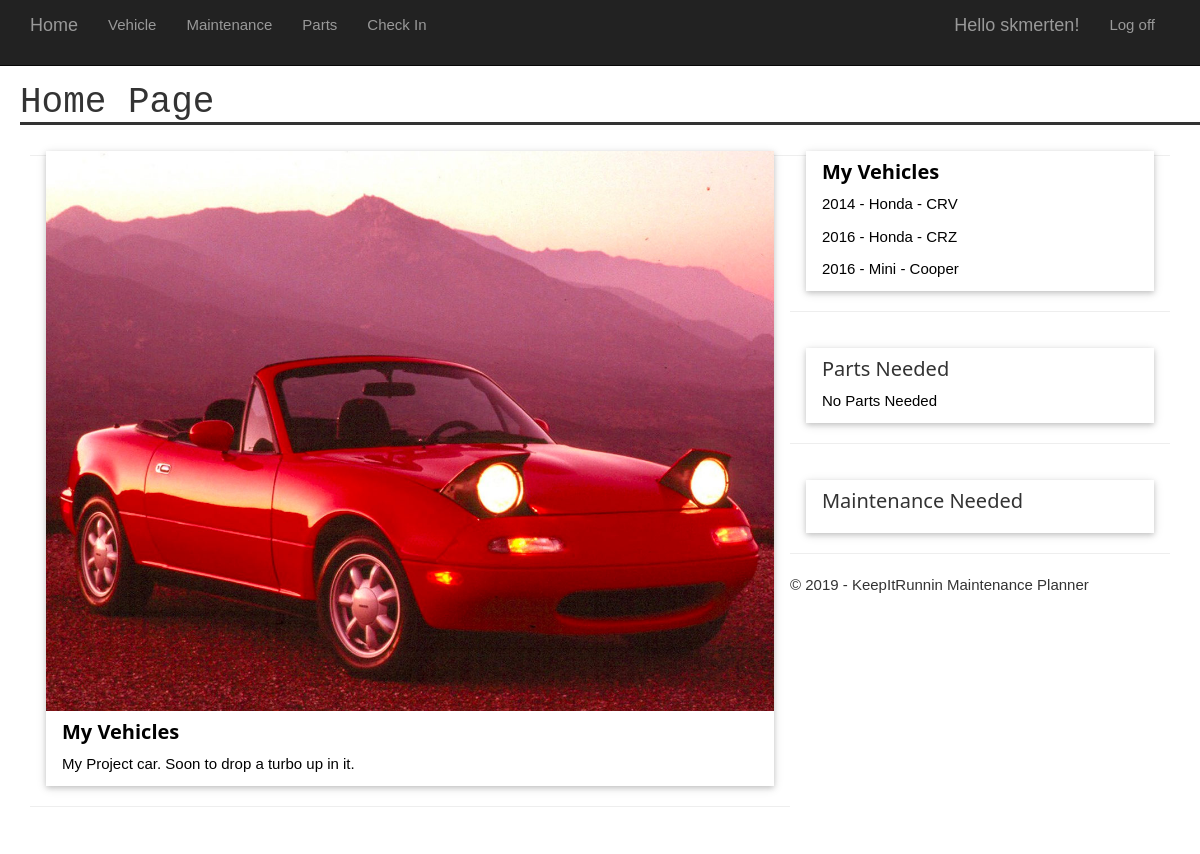
The app's page / (signed in), older data.
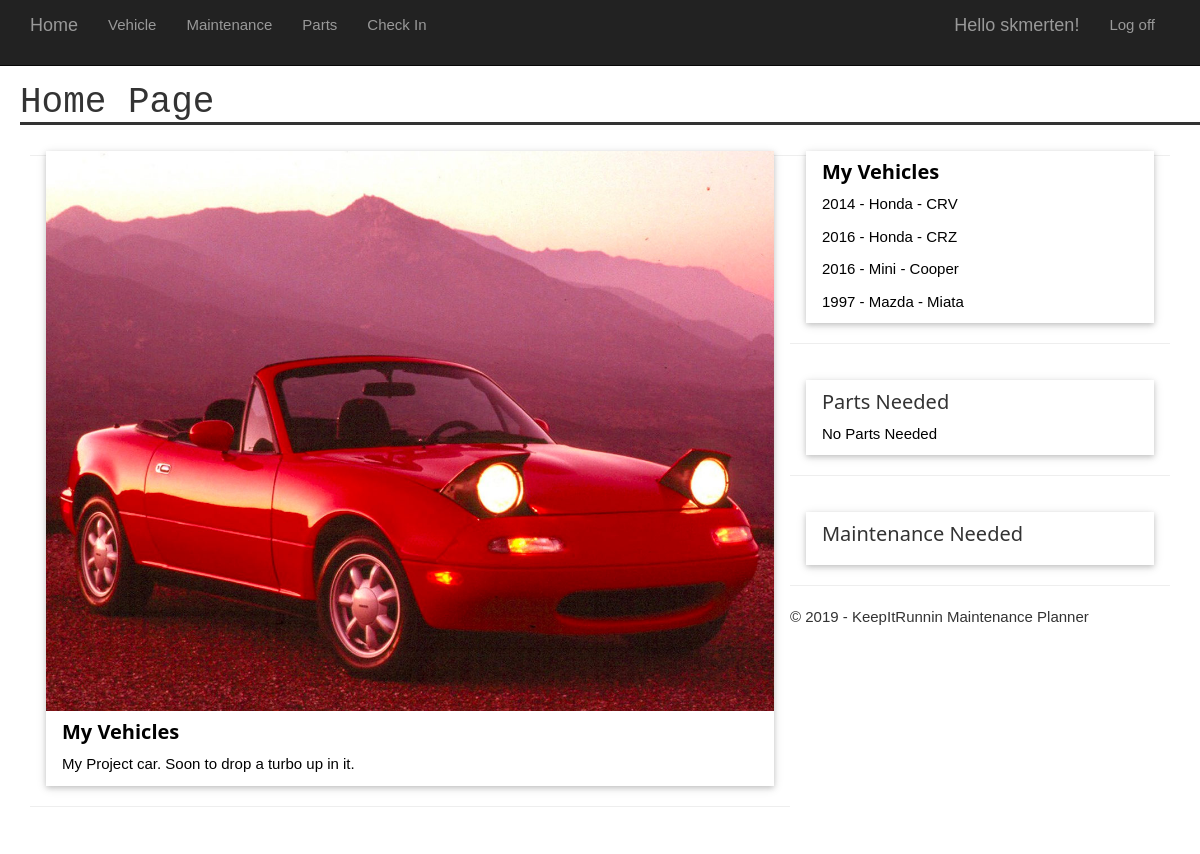
The same page, newer data.
### app/models.py (models this page shows, shortened)
class Vehicle(models.Model):
    user = models.ForeignKey(User, on_delete=models.CASCADE)
    year = models.IntegerField(max_length=None)
    make = models.CharField(max_length=100)
    model = models.CharField(max_length=100)
    trim = models.CharField(max_length=100)
    mileage = models.IntegerField(max_length=None)
    vehicle_creation = models.DateTimeField(auto_now_add=True)

### app/views.py (the view, shortened to what this page needs)
# urls.py: path('', app.views.newHome, name='newHome'),
def newHome(request):
    if request.user.is_authenticated:
        parts = Part.objects.filter(status = 0)
        maintenance = Maintenance_History.objects.filter(maintenance__vehicle__user=request.user)
        vehicles = Vehicle.objects.filter(user = request.user)
        assert isinstance(request, HttpRequest)
        return render(
            request,
            'app/home.html',
            {
                'title':'Home Page',
                'year':datetime.now().year,
                'parts':parts,
                'maintenance':maintenance,
                'vehicles':vehicles
            }
        )

### app/templates/app/home.html (shortened to what this page needs)
{% extends "app/layout.html" %}
{% block content %}
<div class="w3-col l8 s12">
    <div class="w3-card w3-margin w3-margin-top">
    <img src="/static/app/imgs/NA-Miata.jpg" style="max-height:100%; max-width:100%">
        <div class="w3-container w3-white">
            <h4><b>My Vehicles</b></h4>
            <p>My Project car. Soon to drop a turbo up in it.</p>
        </div>
    </div><hr>
</div>
<div class="w3-col l4">
    <div class="w3-card w3-margin w3-margin-top">
        <div class="w3-container w3-white">
            <h4><b>My Vehicles</b></h4>
            {% if vehicles %}
                {% for vehicle in vehicles %}
                    <p>{{vehicle.year}} - {{vehicle.make}} - {{vehicle.model}}</p>
                {% endfor %}
            {% else %}
                <p>You don't have any vehicles yet. Add one in the vehicle menu!</p>
            {% endif %}
        </div>
    </div><hr>
</div>
<div>
    <div class="w3-col l4">
        <div class="w3-card w3-margin w3-margin-top">
        <header class="w3-container"><h4>Parts Needed</h4></header>
            <div class="w3-container w3-white">
                {% if parts %}
            	    {% for part in parts %}
                        <p>{{part.part_name}}</p>
                    {% endfor %}
                {% else %}
                    <p>No Parts Needed</p>
                {% endif %}
            </div>
        </div><hr>
    </div>
    <div class="w3-col l4">
        <div class="w3-card w3-margin w3-margin-top">
        <header class="w3-container"><h4>Maintenance Needed</h4></header>
            <div class="w3-container w3-white">
            </div>
        </div><hr>
    </div>
</div>
{% endblock %}

### app/templates/app/layout.html (shortened to what this page needs)
﻿<!DOCTYPE html>
<html>
<head>
    {% load staticfiles %}
    <link rel="stylesheet" type="text/css" href="{% static 'app/content/bootstrap.min.css' %}" />
    <link rel="stylesheet" type="text/css" href="{% static 'app/content/site.css' %}" />
    <link rel="stylesheet" type="text/css" href="{% static 'app/content/w3.css' %}" />
    <link rel="stylesheet" type="text/css" href="{% static 'app/content/forms.css' %}" />
</head>
<body>
    <div class="navbar navbar-inverse navbar-fixed-top">
        <div class="container">
            <div class="navbar-header">
                <a href="{% url 'home' %}" class="navbar-brand">Home</a>
            </div>
            <div class="navbar-collapse collapse">
                <ul class="nav navbar-nav">
                    <li><a href="{% url 'vehicleHome' %}">Vehicle</a></li>
                    <li><a href="{% url 'maintenanceHome' %}">Maintenance</a></li>
                    <li><a href="{% url 'partHome' %}">Parts</a></li>
                    <li><a href="{% url 'checkIn' %}">Check In</a></li>
                </ul>
                {% include 'app/loginpartial.html' %}
            </div>
        </div>
    </div>
    <h2 class="h1" style="text-align:left;margin-left: 20px">{{ title }}</h2>
    <div class="container body-content">
{% block content %}{% endblock %}
        <footer>
            <p>&copy; {{ year }} - KeepItRunnin Maintenance Planner</p>
        </footer>
    </div>
</body>
</html>

### app/templates/app/loginpartial.html (shortened to what this page needs)
{% if user.is_authenticated %}
<form id="logoutForm" action="/logout" method="post" class="navbar-right">
    <ul class="nav navbar-nav navbar-right">
        <li><span class="navbar-brand">Hello {{ user.username }}!</span></li>
        <li><a href="javascript:document.getElementById('logoutForm').submit()">Log off</a></li>
    </ul>
</form>
{% else %}
<ul class="nav navbar-nav navbar-right">
    <li><a href="{% url 'login' %}">Log in</a></li>
</ul>
{% endif %}

### app/static/app/content/site.css (style rules this page uses)
body { padding-top: 50px; padding-bottom: 30px; }
.h1 { border-bottom-style: solid; font-family: "Courier New", Courier, monospace; }
.body-content { padding-left: 15px; padding-right: 15px; }

### app/static/app/content/w3.css (style rules this page uses)
html { box-sizing:border-box }
*,*:before,*:after { box-sizing:inherit }
html { -ms-text-size-adjust:100%;-webkit-text-size-adjust:100% }
body { margin:0 }
article,aside,details,figcaption,figure,footer,header,main,menu,nav,section,summary { display:block }
a { background-color:transparent;-webkit-text-decoration-skip:objects }
img { border-style:none }
hr { box-sizing:content-box;height:0;overflow:visible }
html,body { font-family:Verdana,sans-serif;font-size:15px;line-height:1.5 }
html { overflow-x:hidden }
h2 { font-size:30px }
h4 { font-size:20px }
h1,h2,h3,h4,h5,h6 { font-family:"Segoe UI",Arial,sans-serif;font-weight:400;margin:10px 0 }
hr { border:0;border-top:1px solid #eee;margin:20px 0 }
img { vertical-align:middle }
a { color:inherit }
.w3-container:after,.w3-container:before,.w3-panel:after,.w3-panel:before,.w3-row:after,.w3-row:before,.w3-row-padding:after,.w3-row-padding:before, .w3-cell-row:before,.w3-cell-row:after,.w3-clear:after,.w3-clear:before,.w3-bar:before,.w3-bar:after { content:"";display:table;clear:both }
.w3-col,.w3-half,.w3-third,.w3-twothird,.w3-threequarter,.w3-quarter { float:left;width:100% }
.w3-col.s12 { width:99.99999% }
@media (min-width:993px) { .w3-col.l4 { width:33.33333% } }
@media (min-width:993px) { .w3-col.l8 { width:66.66666% } }
.w3-container,.w3-panel { padding:0.01em 16px }
.w3-card,.w3-card-2 { box-shadow:0 2px 5px 0 rgba(0,0,0,0.16),0 2px 10px 0 rgba(0,0,0,0.12) }
.w3-margin { margin:16px!important }
.w3-margin-top { margin-top:16px!important }
.w3-white,.w3-hover-white:hover { color:#000!important;background-color:#fff!important }

Row changes from the older to the newer data that the page shows:
added Vehicle: year "1997", make "Mazda", model "Miata"
